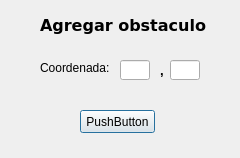
<?xml version="1.0" encoding="UTF-8"?>
<ui version="4.0">
 <class>Agrer_Obstac_Manual</class>
 <widget class="QDialog" name="Agrer_Obstac_Manual">
  <property name="geometry">
   <rect>
    <x>0</x>
    <y>0</y>
    <width>240</width>
    <height>158</height>
   </rect>
  </property>
  <property name="windowTitle">
   <string>Dialog</string>
  </property>
  <widget class="QLabel" name="label">
   <property name="geometry">
    <rect>
     <x>40</x>
     <y>10</y>
     <width>171</width>
     <height>31</height>
    </rect>
   </property>
   <property name="font">
    <font>
     <family>Verdana</family>
     <pointsize>12</pointsize>
     <weight>75</weight>
     <bold>true</bold>
    </font>
   </property>
   <property name="text">
    <string>Agregar obstaculo</string>
   </property>
  </widget>
  <widget class="QLabel" name="label_2">
   <property name="geometry">
    <rect>
     <x>40</x>
     <y>60</y>
     <width>71</width>
     <height>16</height>
    </rect>
   </property>
   <property name="text">
    <string>Coordenada:</string>
   </property>
  </widget>
  <widget class="QLineEdit" name="obstaculo_M">
   <property name="geometry">
    <rect>
     <x>120</x>
     <y>60</y>
     <width>30</width>
     <height>20</height>
    </rect>
   </property>
  </widget>
  <widget class="QLineEdit" name="obstaculo_N">
   <property name="geometry">
    <rect>
     <x>170</x>
     <y>60</y>
     <width>30</width>
     <height>20</height>
    </rect>
   </property>
  </widget>
  <widget class="QLabel" name="label_3">
   <property name="geometry">
    <rect>
     <x>160</x>
     <y>60</y>
     <width>16</width>
     <height>21</height>
    </rect>
   </property>
   <property name="font">
    <font>
     <pointsize>10</pointsize>
     <weight>75</weight>
     <bold>true</bold>
    </font>
   </property>
   <property name="text">
    <string>,</string>
   </property>
  </widget>
  <widget class="QPushButton" name="agregar_obstac_boton">
   <property name="geometry">
    <rect>
     <x>80</x>
     <y>110</y>
     <width>75</width>
     <height>23</height>
    </rect>
   </property>
   <property name="text">
    <string>PushButton</string>
   </property>
  </widget>
 </widget>
 <resources/>
 <connections/>
</ui>
